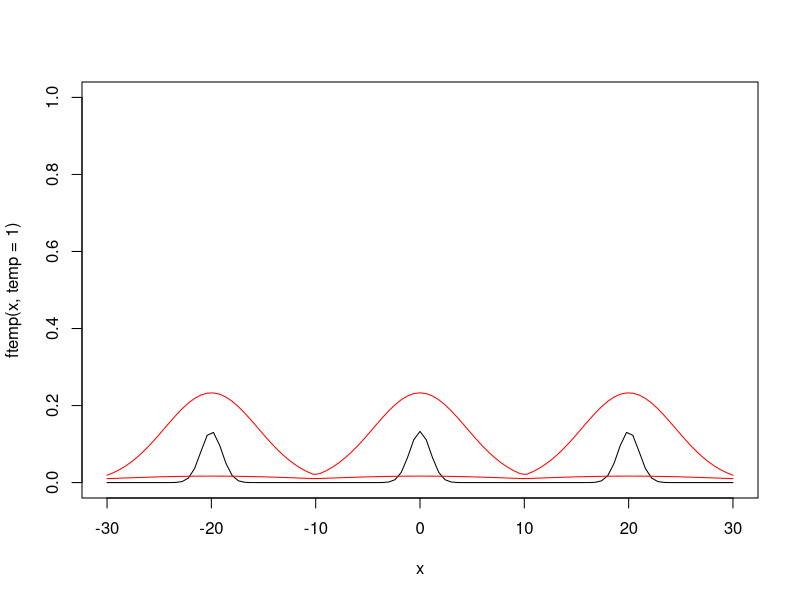
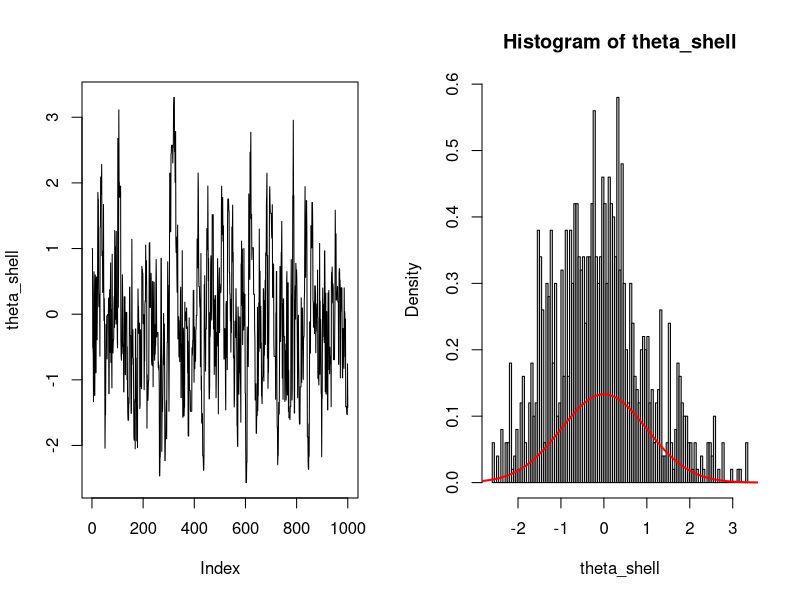
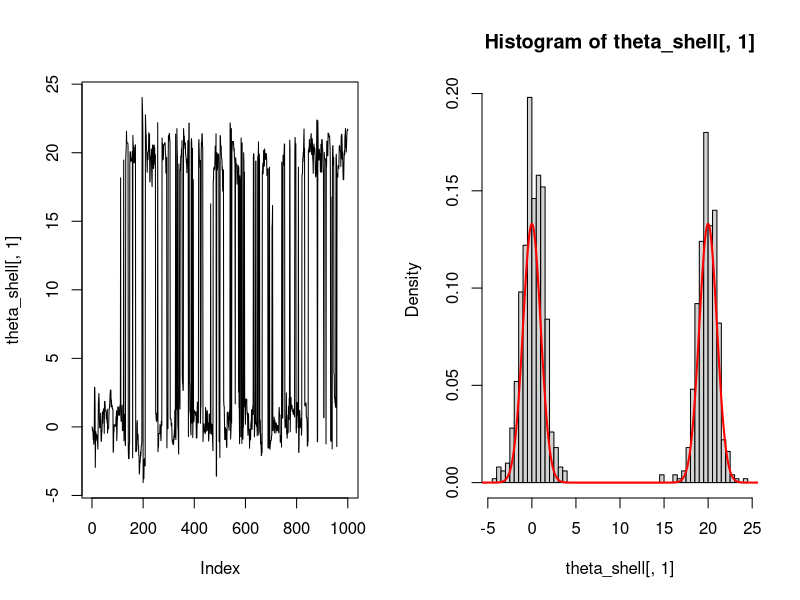
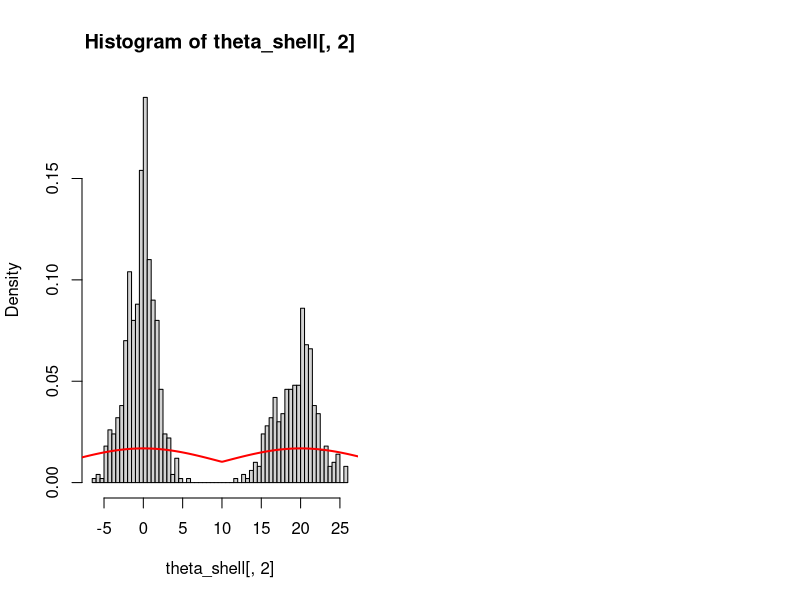

Write the R code that produced these figures, in order. (Note: this script raises an error after producing the figures.)

## Helper Functions 
### compute constant of tempered distribution
calc_k <- function(ftemp, temp){
  k <- integrate(ftemp, lower=-Inf, upper=Inf, temp=temp)
  return(k$value)
}

vanilla_mh <- function(log_target, theta_curr){
  theta_star <- rnorm(1, theta_curr, 1 )
  
  log_accept_prob <- log_target(theta_star) - log_target(theta_curr)
  accept <- log(runif(1)) < log_accept_prob
  if(is.na(accept)) browser()
  if(accept){ return(theta_star) }else{ return(theta_curr)}
}

### tempered distribution for various temperature, temp.
ftemp <- function(x, temp) ( (1/3)*dnorm(x,-20,1) + (1/3)*dnorm(x,0,1) + (1/3)*dnorm(x,20,1))^(1/temp)
k <- calc_k(ftemp, 100)

### log target distribution (ftemp with temp=1: ie untempered )
log_target <- function(x) log(ftemp(x, temp=1))
curve(ftemp(x,temp=1), from = -30, to=30, ylim=c(0,1))

k <- calc_k(ftemp, 100)
curve( (1/k)*ftemp(x,temp=100), from = -30, to=30, add=T, col='red')

k <- calc_k(ftemp, 2)
curve( (1/k)*ftemp(x,temp=20), from = -30, to=30, add=T, col='red')

#### Run Vanilla Metropolis Hastings

iter <- 1000
theta_shell <- numeric(iter)
theta_shell[1] <- 1

for(i in 2:iter){
  theta_shell[i] <- vanilla_mh(log_target = log_target, 
                               theta_curr = theta_shell[i-1])
}

par(mfrow=c(1,2))
plot(theta_shell, type='l')
hist(theta_shell, breaks=100, freq=F)
curve(ftemp(x,temp=1), from = -40, to=40,ylim=c(0,1), add=T, col='red', n = 100000,lwd=2)

## Parallel Tempering 

iter <- 1000
tempv <- c(1,20,60,100)

n_temps <- length(tempv)
temp_indx <- 1:n_temps

theta_shell <- matrix(0, nrow=iter, ncol=n_temps)
swap_shell <- matrix(nrow=iter, ncol=2)

for( i in 2:iter){
  
  ## update chains (potentially in parallel )
  for(t in temp_indx){
    log_target <- function(x) log( ftemp(x, temp=tempv[t]) )
    
    theta_shell[i, t] <-  vanilla_mh(log_target = log_target, 
                                     theta_curr = theta_shell[i-1, t])
  }
  
  ## propose swap, from swap_idx[1] (chain j) to swap_idx[2] (chain k)
  swap_idx <- sample(temp_indx, 2, replace = F)
  cj <- swap_idx[1]
  ck <- swap_idx[2]
  theta_j <- theta_shell[ i , cj]
  theta_k <- theta_shell[ i , ck]
  
  
  f1 <- tempv[cj]*( log_target( theta_j ) - log_target( theta_k ) )
  f2 <- tempv[ck]*( log_target( theta_k ) -log_target( theta_j )  )
  
  accept_prob <- min( c(1, exp(f1 + f2) ) )
    
  if( rbinom(1,1, accept_prob)==1 ){
    
    ## make the swap
    theta_shell[i, cj] <- theta_k
    theta_shell[i, ck] <- theta_j
    
    ## record the swap
    swap_shell[i, 1] <- cj
    swap_shell[i, 2] <- ck
    
  }
  
}

par(mfrow=c(1,2))
plot(theta_shell[,1], type='l')
hist(theta_shell[,1], breaks=100,freq = F)
curve(ftemp(x,temp=1), from = -40, to=40,ylim=c(0,1), add=T, col='red', n = 100000,lwd=2)


hist(theta_shell[,2],breaks=100, freq=F)
k <- calc_k(ftemp, 100)
curve((1/k)*ftemp(x,temp=100), from = -60, to=40,ylim=c(0,1), add=T, col='red', n = 100000,lwd=2)

par(mfrow=c(1,2))

plot(theta_shell[s_shell==100], col='gray',
     ylab='MCMC Draws', xlab='Iteration', ylim=c(-40,60), pch=20,
     main='MCMC Chains')
points(theta_shell[s_shell==1], col='blue', pch=20)
legend('top', horiz = F, legend=c('Draws from Target Distribution', 
                                  'Draws from Tempered Distribution'), 
       col=c('blue', 'gray'), pch=c(20,20))


hist(theta_shell[s_shell==100], col='gray', breaks=100, freq=F, 
     ylim=c(0,.3), xlim=c(-20,20), xlab='MCMC Draws', main='MCMC Draws')
hist(theta_shell[s_shell==1], col='blue', breaks=100,add=T, freq=F)
legend('top', horiz = F, legend=c('Draws from Target Distribution', 
                                  'Draws from Tempered Distribution',
                                  'Target Distribution'),
       bty='n',
       col=c('blue', 'gray','red'), lty=c(NA,NA, 1),pch=c(15,15,NA))
curve(ftemp(x,temp=1), from = -20, to=20, ylim=c(0,1), add=T, col='red', n = 100000,lwd=2)

